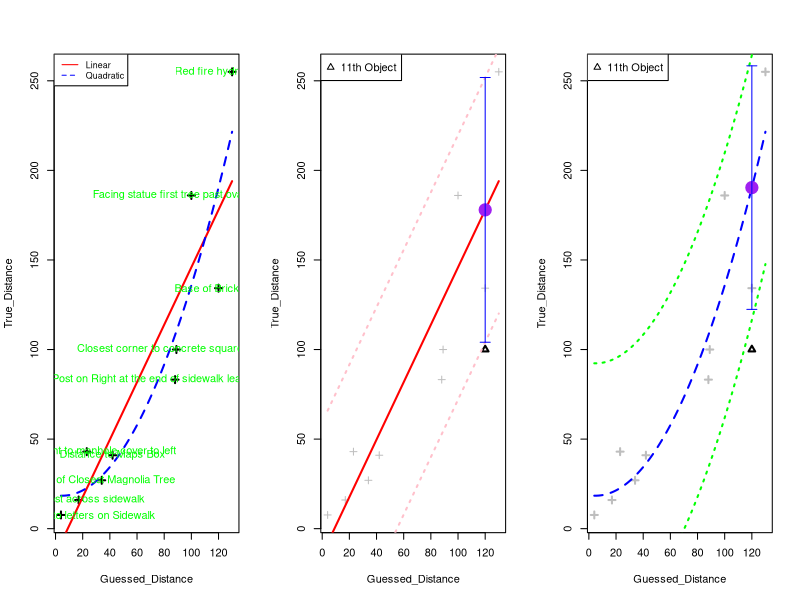

Write R code to recreate this figure.
# you need to enter your own value
Guessed_Distance = c(42,
      34,
      17,
      88,
      120,
      130,
      4,
      23,
      89,
      100
)

Guessed_Distance_11th_Object = 120

#################################################################################
True_Distance = c(41,
                  27,
                  16,
                  83.2,
                  134.25,
                  255,
                  7.66,
                  43,
                  100,
                  186
)

Object = c( "Distance to Maps Box",
            "Base of Closest Magnolia Tree",
            "Lamp Post across sidewalk",
            "Lamp Post on Right at the end of sidewalk leading to horseshoe",
            "Base of Brick Wall",
            "Red fire hydrant to right",
            "Shortest distance to letters on Sidewalk",
            "Nearest point to manhole cover to left",
            "Closest corner to concrete square to righ",
            "Facing statue first tree past oval walkway"
)


#############################################################################
# we combine the data into one dataframe
dat = data.frame(cbind(Guessed_Distance,True_Distance))
# we create a new column
dat$Guessed_Distance_square = dat$Guessed_Distance^2
rownames(dat) = Object

# get the linear model output
linear_model = lm(formula = True_Distance ~ Guessed_Distance,data=dat)
# get the linear model output
quadratic_model = lm(formula = True_Distance ~ Guessed_Distance + Guessed_Distance_square,data=dat)

# Part 2
#############################################################################
# generate data for plot
seq = seq(min(dat$Guessed_Distance), 
         max(dat$Guessed_Distance), 
         length.out = 100)
pred_dat = data.frame(cbind(seq,seq^2))
colnames(pred_dat) = c("Guessed_Distance","Guessed_Distance_square")
fitted_linear = predict(linear_model,newdata = pred_dat)
fitted_quadratic = predict(quadratic_model,newdata = pred_dat)

par(mfrow=c(1,3))
plot(True_Distance ~ Guessed_Distance, data = dat,pch=3,lwd=2)
with(pred_dat, lines(x = Guessed_Distance, y = fitted_linear,col="red",lwd= 2))
with(pred_dat, lines(x = Guessed_Distance, y = fitted_quadratic,col="blue",lwd= 2, lty=2))
text(x=Guessed_Distance,y=True_Distance,labels = rownames(dat),col ="green")
legend("topleft", legend=c("Linear", "Quadratic"),
       col=c("red", "blue"), lty=1:2, cex=0.8)


sd_linear = sqrt(sum(linear_model$residuals^2)/8)
sd_quadriac = sqrt(sum(quadratic_model$residuals^2)/7)

plot(True_Distance ~ Guessed_Distance, data = dat,pch=3,lwd=1,col="Grey")
with(pred_dat, lines(x = Guessed_Distance, y = fitted_linear,col="red",lwd= 2))
points(x=Guessed_Distance_11th_Object,y=100,pch=2,lwd=2,col="black")
legend("topleft",legend="11th Object",col="black",pch=2)
with(pred_dat, lines(x = Guessed_Distance, y = fitted_linear-2*sd_linear,col="pink",lwd= 2,lty=3))
with(pred_dat, lines(x = Guessed_Distance, y = fitted_linear+2*sd_linear,col="pink",lwd= 2,lty=3))
Object_11th = data.frame(Guessed_Distance=Guessed_Distance_11th_Object)
pred_11th = predict(linear_model,Object_11th)
points(x=Guessed_Distance_11th_Object,y=pred_11th,col="purple",lwd=8)
arrows(Guessed_Distance_11th_Object, pred_11th-2*sd_linear, 
       Guessed_Distance_11th_Object, pred_11th+2*sd_linear,
       length=0.05, angle=90, code=3,col="blue")


plot(True_Distance ~ Guessed_Distance, data = dat,pch=3,lwd=2,col="Grey")
points(x=Guessed_Distance_11th_Object,y=100,pch=2,lwd=2,col="black")
legend("topleft",legend="11th Object",col="black",pch=2)
with(pred_dat, lines(x = Guessed_Distance, y = fitted_quadratic,col="blue",lwd= 2, lty=2))
with(pred_dat, lines(x = Guessed_Distance, y = fitted_quadratic-2*sd_linear,col="green",lwd= 2,lty=3))
with(pred_dat, lines(x = Guessed_Distance, y = fitted_quadratic+2*sd_linear,col="green",lwd= 2,lty=3))
Object_11th = data.frame(Guessed_Distance=Guessed_Distance_11th_Object,
                         Guessed_Distance_square=Guessed_Distance_11th_Object^2)
pred_11th = predict(quadratic_model,Object_11th)
points(x=Guessed_Distance_11th_Object,y=pred_11th,col="purple",lwd=8)
arrows(Guessed_Distance_11th_Object, pred_11th-2*sd_quadriac, 
       Guessed_Distance_11th_Object, pred_11th+2*sd_quadriac,
       length=0.05, angle=90, code=3,col="blue")

summary(linear_model)
summary(quadratic_model)
